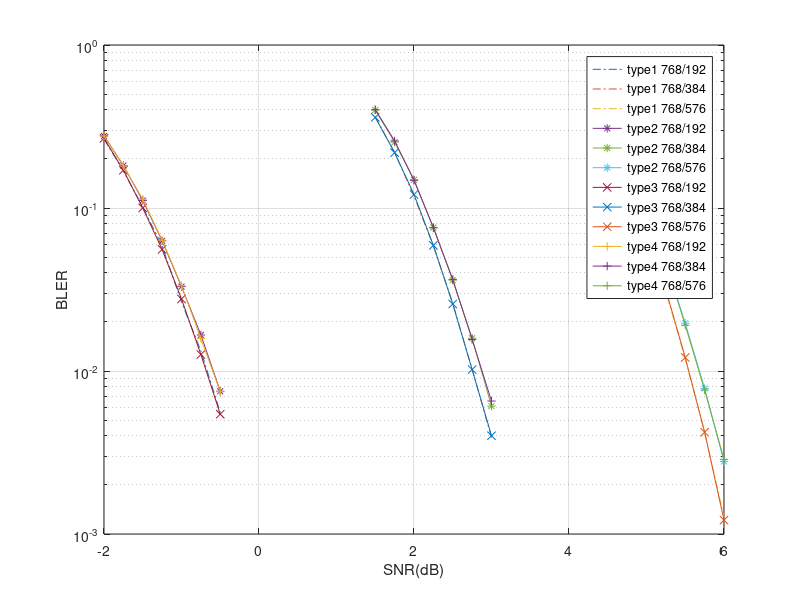

Write MATLAB code to recreate this figure.

clear;


% type1 768/192
%%31-Mar-2022 23:18:58
SNR_db = [-2.000000e+00 -1.750000e+00 -1.500000e+00 -1.250000e+00 -1.000000e+00 -7.500000e-01 -5.000000e-01 ];
TX_CNT = [101000 101000 101000 101000 101000 101000 101000 ];
BLK_ERR_CNT = [26761 17021 10220 5895 2677 1340 561 ];
BIT_ERR_CNT = [1110643 662875 373372 204237 82211 40880 15746 ];
%%%./sim_result/type1_768_192_131-Mar-2022 18:59:32.m
semilogy(SNR_db, BLK_ERR_CNT./TX_CNT, "-.");
hold on;

% type1 768/384
%%01-Apr-2022 03:56:03
SNR_db = [1.500000e+00 1.750000e+00 2.000000e+00 2.250000e+00 2.500000e+00 2.750000e+00 3.000000e+00 ];
TX_CNT = [101000 101000 101000 101000 101000 101000 129000 ];
BLK_ERR_CNT = [36687 22114 11952 5900 2637 1035 504 ];
BIT_ERR_CNT = [2934827 1574754 788049 355369 152623 51980 25950 ];
%%%./sim_result/type1_768_384_131-Mar-2022 23:18:58.m
semilogy(SNR_db, BLK_ERR_CNT./TX_CNT, "-.");
hold on;

% type1 768/576
%%01-Apr-2022 10:28:50
SNR_db = [4.500000e+00 4.750000e+00 5.000000e+00 5.250000e+00 5.500000e+00 5.750000e+00 6.000000e+00 ];
TX_CNT = [101000 101000 101000 101000 101000 119000 398000 ];
BLK_ERR_CNT = [29167 15820 7375 3106 1193 502 504 ];
BIT_ERR_CNT = [3189516 1513492 690302 268926 91288 36732 35612 ];
%%%./sim_result/type1_768_576_101-Apr-2022 03:56:03.m
semilogy(SNR_db, BLK_ERR_CNT./TX_CNT, "-.");
hold on;

% type2 768/192
%%01-Apr-2022 14:21:06
SNR_db = [-2.000000e+00 -1.750000e+00 -1.500000e+00 -1.250000e+00 -1.000000e+00 -7.500000e-01 -5.000000e-01 ];
TX_CNT = [101000 101000 101000 101000 101000 101000 101000 ];
BLK_ERR_CNT = [27931 18392 11240 6356 3327 1680 759 ];
BIT_ERR_CNT = [1115045 661248 373174 205705 108543 50186 20756 ];
%%%./sim_result/type2_768_192_101-Apr-2022 10:28:50.m
semilogy(SNR_db, BLK_ERR_CNT./TX_CNT, "-*");
hold on;

% type2 768/384
%%01-Apr-2022 18:18:27
SNR_db = [1.500000e+00 1.750000e+00 2.000000e+00 2.250000e+00 2.500000e+00 2.750000e+00 3.000000e+00 ];
TX_CNT = [101000 101000 101000 101000 101000 101000 101000 ];
BLK_ERR_CNT = [40300 25638 15037 7664 3643 1606 615 ];
BIT_ERR_CNT = [3157063 1779400 987122 469241 196035 81421 28363 ];
%%%./sim_result/type2_768_384_101-Apr-2022 14:21:06.m
semilogy(SNR_db, BLK_ERR_CNT./TX_CNT, "-*");
hold on;

% type2 768/576
%%01-Apr-2022 22:47:31
SNR_db = [4.500000e+00 4.750000e+00 5.000000e+00 5.250000e+00 5.500000e+00 5.750000e+00 6.000000e+00 ];
TX_CNT = [101000 101000 101000 101000 101000 101000 180000 ];
BLK_ERR_CNT = [33791 19543 10011 4615 1984 789 501 ];
BIT_ERR_CNT = [3483308 1827302 904259 365434 129649 50973 30896 ];
%%%./sim_result/type2_768_576_101-Apr-2022 18:18:27.m
semilogy(SNR_db, BLK_ERR_CNT./TX_CNT, "-*");
hold on;


% type3 768/192
%%02-Apr-2022 03:06:24
SNR_db = [-2.000000e+00 -1.750000e+00 -1.500000e+00 -1.250000e+00 -1.000000e+00 -7.500000e-01 -5.000000e-01 ];
TX_CNT = [101000 101000 101000 101000 101000 101000 101000 ];
BLK_ERR_CNT = [27024 17219 10115 5627 2796 1275 549 ];
BIT_ERR_CNT = [1318191 793423 448090 237451 100005 44609 17310 ];
%%%./sim_result/type3_768_192_101-Apr-2022 22:47:31.m 
semilogy(SNR_db, BLK_ERR_CNT./TX_CNT, "-x");
hold on;

% type3 768/384
%%02-Apr-2022 07:41:26
SNR_db = [1.500000e+00 1.750000e+00 2.000000e+00 2.250000e+00 2.500000e+00 2.750000e+00 3.000000e+00 ];
TX_CNT = [101000 101000 101000 101000 101000 101000 126000 ];
BLK_ERR_CNT = [36335 22077 12229 5955 2603 1031 505 ];
BIT_ERR_CNT = [3393958 1867712 966561 422983 181358 65096 33185 ];
%%%./sim_result/type3_768_384_102-Apr-2022 03:06:24.m
semilogy(SNR_db, BLK_ERR_CNT./TX_CNT, "-x");
hold on;

% type3 768/576
%%02-Apr-2022 14:17:01
SNR_db = [4.500000e+00 4.750000e+00 5.000000e+00 5.250000e+00 5.500000e+00 5.750000e+00 6.000000e+00 ];
TX_CNT = [101000 101000 101000 101000 101000 119000 412000 ];
BLK_ERR_CNT = [29282 15709 7641 3173 1222 501 501 ];
BIT_ERR_CNT = [3836800 1823540 861560 329726 110144 44863 43907 ];
%%%./sim_result/type3_768_576_102-Apr-2022 07:41:26.m 
semilogy(SNR_db, BLK_ERR_CNT./TX_CNT, "-x");
hold on;


% type4 768/192
%%02-Apr-2022 18:09:07
SNR_db = [-2.000000e+00 -1.750000e+00 -1.500000e+00 -1.250000e+00 -1.000000e+00 -7.500000e-01 -5.000000e-01 ];
TX_CNT = [101000 101000 101000 101000 101000 101000 101000 ];
BLK_ERR_CNT = [27902 18295 11426 6409 3366 1597 754 ];
BIT_ERR_CNT = [1200778 721564 418519 227993 117870 51501 23890 ];
%%%./sim_result/type4_768_192_102-Apr-2022 14:17:01.m
semilogy(SNR_db, BLK_ERR_CNT./TX_CNT, '-+'); 
hold on; 


% type4 768/384
%%02-Apr-2022 22:08:06
SNR_db = [1.500000e+00 1.750000e+00 2.000000e+00 2.250000e+00 2.500000e+00 2.750000e+00 3.000000e+00 ];
TX_CNT = [101000 101000 101000 101000 101000 101000 101000 ];
BLK_ERR_CNT = [40520 26035 14942 7640 3685 1577 661 ];
BIT_ERR_CNT = [3345775 1916397 1020486 502100 203982 88242 33301 ];
%%%./sim_result/type4_768_384_102-Apr-2022 18:09:07.m
semilogy(SNR_db, BLK_ERR_CNT./TX_CNT, '-+'); 
hold on; 


% type4 768/576
%%03-Apr-2022 02:36:48
SNR_db = [4.500000e+00 4.750000e+00 5.000000e+00 5.250000e+00 5.500000e+00 5.750000e+00 6.000000e+00 ];
TX_CNT = [101000 101000 101000 101000 101000 101000 175000 ];
BLK_ERR_CNT = [33820 19695 10067 4668 1927 772 501 ];
BIT_ERR_CNT = [3654627 1958740 980707 408985 142802 52657 34425 ];
%%%./sim_result/type4_768_576_102-Apr-2022 22:08:06.m
semilogy(SNR_db, BLK_ERR_CNT./TX_CNT, '-+'); 



ylabel("BLER");
xlabel("SNR(dB)");
grid on;
% legend('512/128 polar' ,'576/288 ASC','576/432 ASC', '576/144 type1', '576/288 type1', '576/432 type1', '576/144 DES', '576/288 DES', '576/432 DES', '1536/768 type1', '1536/768 apc', '768/192 ASC', '768/384 ASC', '768/576 ASC');

legend(...
'type1 768/192','type1 768/384','type1 768/576' ,...
'type2 768/192','type2 768/384','type2 768/576' ,...
'type3 768/192', 'type3 768/384','type3 768/576',...
'type4 768/192', 'type4 768/384','type4 768/576' ...
)